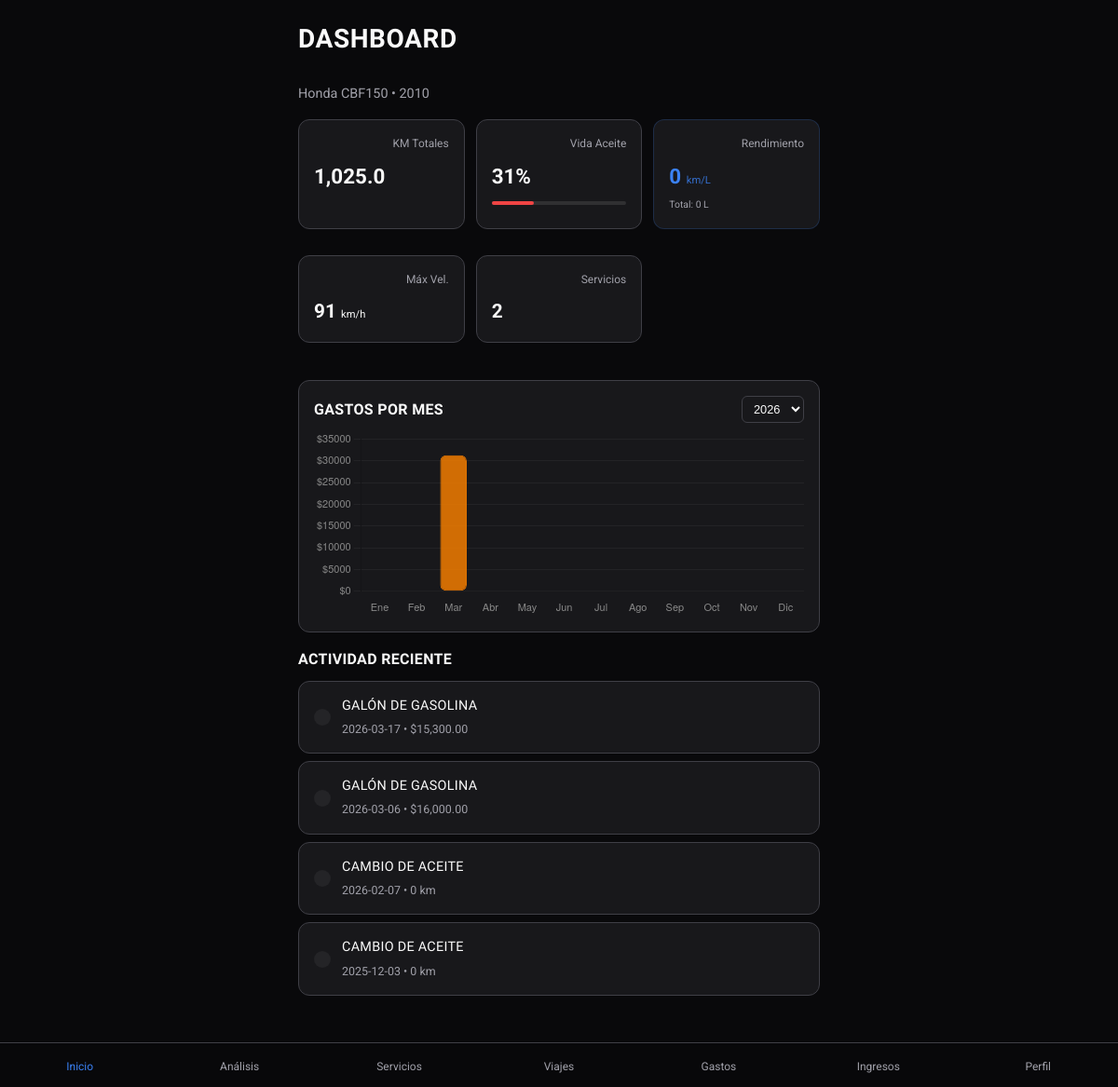
Before: / with the older database file.
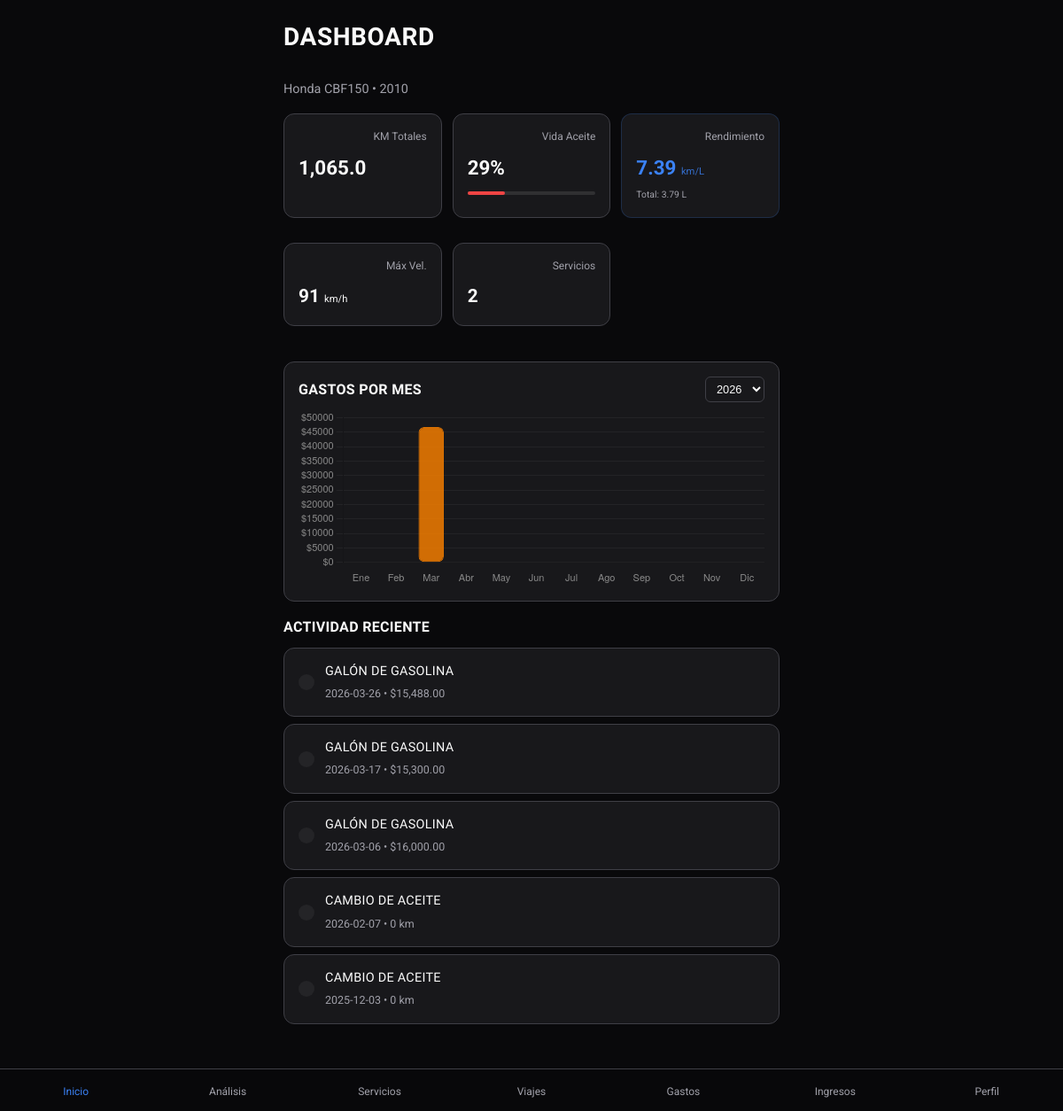
After: the same page with the newer database file.
### tables this page shows
CREATE TABLE expenses (
                id TEXT PRIMARY KEY,
                motorcycle_id TEXT NOT NULL,
                amount REAL NOT NULL,
                category TEXT NOT NULL,
                date TEXT NOT NULL,
                description TEXT, liters REAL DEFAULT 0.0,
                FOREIGN KEY (motorcycle_id) REFERENCES motorcycles (id)
            );

CREATE TABLE maintenance (
                id TEXT PRIMARY KEY,
                motorcycle_id TEXT NOT NULL,
                service_type TEXT NOT NULL,
                date TEXT NOT NULL,
                mileage_at_service INTEGER DEFAULT 0,
                cost REAL DEFAULT 0.0,
                notes TEXT,
                FOREIGN KEY (motorcycle_id) REFERENCES motorcycles (id)
            );

### app.py (the view)
    @app.route("/", methods=["GET"])
    def index():
        from motorcycles.services import motorcycle_service
        from expenses.services import expense_service
        from maintenance.services import maintenance_service
        from trips.services import trip_service
        from collections import defaultdict
        from flask import request
        import json
        moto = motorcycle_service.get_all()[0] if motorcycle_service.get_all() else None
        selected_year = request.args.get("year", str(datetime.now().year))
        all_expenses = expense_service.get_by_motorcycle_id(moto.id) if moto else []
        years_available = sorted(
            set(e.date[:4] for e in all_expenses if e.date), reverse=True
        )
        if str(datetime.now().year) not in years_available:
            years_available.insert(0, str(datetime.now().year))
        MONTHS_ES = [
            "Ene",
            "Feb",
            "Mar",
            "Abr",
            "May",
            "Jun",
            "Jul",
            "Ago",
            "Sep",
            "Oct",
            "Nov",
            "Dic",
        ]
        monthly_totals = defaultdict(float)
        for e in all_expenses:
            if e.date and e.date[:4] == selected_year:
                month_idx = int(e.date[5:7]) - 1
                monthly_totals[month_idx] += e.amount
        chart_labels = json.dumps(MONTHS_ES)
        chart_data = json.dumps([round(monthly_totals.get(i, 0), 2) for i in range(12)])
        total_year = sum(monthly_totals.values())
        peak_month = (
            max(monthly_totals, key=monthly_totals.get) if monthly_totals else None
        )
        peak_month_name = MONTHS_ES[peak_month] if peak_month is not None else "—"
        peak_month_value = (
            monthly_totals.get(peak_month, 0) if peak_month is not None else 0
        )
        all_services = maintenance_service.get_by_motorcycle_id(moto.id) if moto else []
        total_services = len(all_services)
        recent_activity = []
        for e in sorted(all_expenses, key=lambda x: x.date, reverse=True)[:3]:
            recent_activity.append(
                {
                    "type": "expense",
                    "icon": (
                        "ph-gas-pump"
                        if e.category == "Combustible"
                        else "ph-shopping-bag"
                    ),
                    "color": (
                        "var(--accent-orange)"
                        if e.category == "Combustible"
                        else "var(--accent-blue)"
                    ),
                    "title": e.description,
                    "subtitle": f"{e.date} • ${e.amount:,.2f}",
                }
            )
        for s in sorted(all_services, key=lambda x: x.date, reverse=True)[:2]:
            recent_activity.append(
                {
                    "type": "service",
                    "icon": "ph-wrench",
                    "color": "var(--accent-blue)",
                    "title": s.service_type,
                    "subtitle": f"{s.date} • {s.mileage_at_service:,} km",
                }
            )
        recent_activity.sort(key=lambda x: str(x["subtitle"])[:10], reverse=True)
        recent_activity = recent_activity[:5]
        all_trips = trip_service.get_by_motorcycle_id(moto.id) if moto else []
        max_speed_record = int(
            normalize_metric(
                max([normalize_metric(getattr(t, 'max_speed_kmh', 0), default=0, min_value=0) for t in all_trips] + [0]),
                default=0,
                min_value=0,
            )
        )
        total_distance_trips = normalize_metric(
            sum(normalize_metric(getattr(t, 'distance_km', 0), default=0, min_value=0) for t in all_trips),
            default=0,
            min_value=0,
        )
        fuel_expenses = [
            e for e in all_expenses if getattr(e, 'category', '').lower() == "combustible"
        ]
        fuel_expenses.sort(key=lambda x: getattr(x, 'date', ''), reverse=True)
        fuel_efficiency = 0
        total_fuel_gallons = 0
        if fuel_expenses:
            last_fuel = fuel_expenses[0]
            total_fuel_gallons = normalize_metric(getattr(last_fuel, 'liters', 0), default=0, min_value=0)
            last_fuel_date = parse_date(getattr(last_fuel, 'date', ''))
            dist_since_last_fuel = normalize_metric(
                sum(
                    normalize_metric(getattr(t, 'distance_km', 0), default=0, min_value=0)
                    for t in all_trips
                    if parse_date(getattr(t, 'date', '')) is not None
                    and last_fuel_date is not None
                    and parse_date(getattr(t, 'date', '')) >= last_fuel_date
                ),
                default=0,
                min_value=0,
            )
            if total_fuel_gallons > 0:
                fuel_efficiency = dist_since_last_fuel / total_fuel_gallons
                fuel_efficiency = normalize_metric(fuel_efficiency, default=0, min_value=0)
        total_km_validated = normalize_metric(getattr(moto, 'current_mileage', 0), default=0, min_value=0)
        oil_life = 0
        if moto:
            interval = normalize_metric(getattr(moto, 'oil_change_interval', 1500), default=1500, min_value=1)
            oil_life = normalize_metric(100 - (total_km_validated / interval) * 100, default=0, min_value=0, max_value=100)
        return render_template(
            "index.html",
            moto=moto,
            total_km_validated=total_km_validated,
            oil_life=int(oil_life),
            chart_labels=chart_labels,
            chart_data=chart_data,
            selected_year=selected_year,
            years_available=years_available,
            total_year=total_year,
            peak_month_name=peak_month_name,
            peak_month_value=peak_month_value,
            total_services=total_services,
            recent_activity=recent_activity,
            max_speed_record=max_speed_record,
            total_distance_trips=total_distance_trips,
            fuel_efficiency=round(fuel_efficiency, 2),
            total_fuel_liters=round(
                total_fuel_gallons, 2
            ),  # Pasando galones al template
        )

### app.py (called while the page is built)
def normalize_metric(value, default=0.0, min_value=None, max_value=None, round_decimals=None):
    try:
        val = float(value)
    except (TypeError, ValueError):
        val = float(default)
    if val != val or val == float("inf") or val == float("-inf"):
        val = float(default)
    if min_value is not None:
        val = max(min_value, val)
    if max_value is not None:
        val = min(max_value, val)
    if round_decimals is not None:
        val = round(val, round_decimals)
    return val

def parse_date(value):
    if not value:
        return None
    if isinstance(value, str):
        for fmt in ("%Y-%m-%d", "%Y-%m-%dT%H:%M:%S", "%Y-%m-%d %H:%M:%S", "%Y-%m-%dT%H:%M:%S.%f"):
            try:
                return datetime.strptime(value[:19], fmt).date() if fmt != "%Y-%m-%d" else datetime.strptime(value, fmt).date()
            except (ValueError, TypeError):
                continue
    if isinstance(value, datetime):
        return value.date()
    return None

### infrastructure/db.py (called while the page is built)
def get_db_connection():
    conn = sqlite3.connect(DB_PATH)
    conn.row_factory = sqlite3.Row  # Permite acceder a las columnas por nombre
    return conn

### templates/index.html (shortened to what the changed rows need)
{% extends "base.html" %} {% block title %}Dashboard | MotoLog{% endblock %} {%
block content %}
<header class="fade-in" style="animation-delay: 0.1s">
  <h1 class="page-title">Dashboard</h1>
</header>
<section class="fade-in" style="animation-delay: 0.15s">
  <div
    style="
      display: grid;
      grid-template-columns: repeat(auto-fill, minmax(140px, 1fr));
      gap: 12px;
      margin-bottom: 24px;
    "
  >
    <div class="card fade-in" style="padding: 16px; animation-delay: 0.2s">
      <div class="flex-between mb-2">
        <span class="text-muted" style="font-size: 0.75rem">KM Totales</span>
      </div>
      <div style="font-size: 1.4rem; font-weight: 700">
        {{ "{:,}".format(total_km_validated) if moto else "0" }}
      </div>
    </div>
    <div class="card fade-in" style="padding: 16px; animation-delay: 0.25s">
      <div class="flex-between mb-2">
        <span class="text-muted" style="font-size: 0.75rem">Vida Aceite</span>
      </div>
      <div style="font-size: 1.4rem; font-weight: 700">{{ oil_life }}%</div>
      <div
        style="
          width: 100%;
          height: 4px;
          background: rgba(255, 255, 255, 0.1);
          border-radius: 2px;
          margin-top: 8px;
        "
      >
        <div
          style="width: {{ oil_life }}%; height: 100%; background: var(--accent-orange); border-radius: 2px;"
        ></div>
      </div>
    </div>
    <div class="card fade-in" style="padding: 16px; animation-delay: 0.3s; border: 1px solid rgba(59, 130, 246, 0.2);">
      <div class="flex-between mb-2">
        <span class="text-muted" style="font-size: 0.75rem">Rendimiento</span>
      </div>
      <div style="font-size: 1.4rem; font-weight: 700; color: var(--accent-blue);">
        {{ fuel_efficiency }} <span style="font-size: 0.7rem; font-weight: 400; opacity: 0.8">km/L</span>
      </div>
      <div class="text-muted" style="font-size: 0.65rem; margin-top: 4px;">
        Total: {{ total_fuel_liters }} L
      </div>
    </div>
  </div>
  <div
    class="card fade-in"
    style="padding: 16px; animation-delay: 0.2s; margin-bottom: 16px"
  >
    <div class="flex-between mb-2" style="align-items: center">
      <h3 style="font-size: 1rem; font-weight: 600; margin: 0">
      </h3>
      <form
        method="GET"
        action="/"
        style="display: flex; gap: 6px; align-items: center"
      >
      </form>
    </div>
    <canvas id="expensesChart" style="width: 100%; max-height: 200px"></canvas>
  </div>
  {% if recent_activity %} {% for item in recent_activity %}
  <div class="card fade-in" style="padding: 14px 16px; margin-bottom: 8px">
    <div class="flex-between">
      <div style="display: flex; align-items: center; gap: 12px">
        <div
          style="
            background: rgba(255, 255, 255, 0.05);
            padding: 9px;
            border-radius: 10px;
            flex-shrink: 0;
          "
        >
        </div>
        <div>
          <h4 style="font-size: 0.9rem; margin: 0; font-weight: 500">
            {{ item.title }}
          </h4>
          <span class="text-muted" style="font-size: 0.78rem"
            >{{ item.subtitle }}</span
          >
        </div>
      </div>
    </div>
  </div>
  {% endfor %} {% endif %}
</section>
<script>
  (function() {
    var labels = {{ chart_labels | safe }};
    var data   = {{ chart_data | safe }};
    var ctx = document.getElementById("expensesChart");
    if (!ctx) return;
    var maxVal = Math.max.apply(null, data);
    new Chart(ctx, {
      type: "bar",
      data: {
        labels: labels,
        datasets: [{
          label: "Gastos ($)",
          data: data,
          backgroundColor: data.map(function(v) {
            return (v === maxVal && v > 0) ? "rgba(242,125,0,0.85)" : "rgba(242,125,0,0.35)";
          }),
          borderColor: "rgba(242,125,0,0.9)",
          borderWidth: 1,
          borderRadius: 6,
          borderSkipped: false
        }]
      },
      options: {
        responsive: true,
        maintainAspectRatio: false,
        plugins: {
          legend: { display: false },
          tooltip: { callbacks: { label: function(c) { return " $" + c.parsed.y.toFixed(2); } } }
        },
        scales: {
          x: { grid: { display: false }, ticks: { color: "#888", font: { size: 11 } } },
          y: {
            grid: { color: "rgba(255,255,255,0.05)" },
            ticks: { color: "#888", font: { size: 11 }, callback: function(v) { return "$" + v; } },
            beginAtZero: true
          }
        }
      }
    });
  })();
</script>
{% endblock %}

Changed rows visible on the page:
added expenses: title "GALÓN DE GASOLINA", subtitle "2026-03-26 • $15,488.00"
Other visible differences:
{{ "{:,}".format(total_km_validated) if moto else "0" }}: "1,025.0" → "1,065.0"
{{ oil_life }}: "31" → "29"
{{ oil_life }}: 31 → 29 (drawn)
{{ fuel_efficiency }}: "0" → "7.39"
{{ total_fuel_liters }}: "0" → "3.79"
chart data {{ chart_data | safe }}: [0, 0, 31300.0, 0, 0, 0, 0, 0, 0, 0, 0, 0] → [0, 0, 46788.0, 0, 0, 0, 0, 0, 0, 0, 0, 0]
